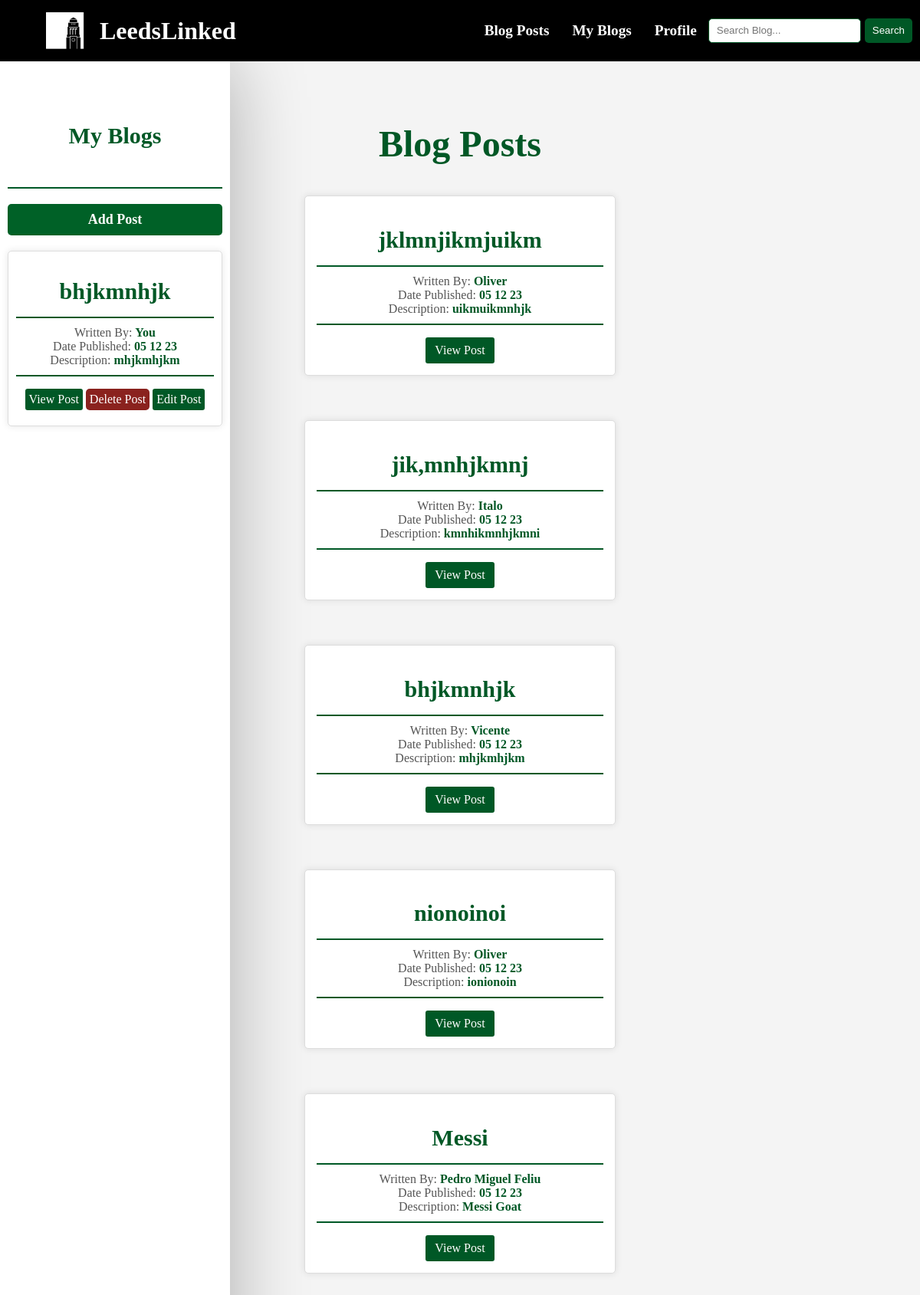
/blogPosts (signed in), run on the app's committed database.
### app/models.py (models this page shows, shortened)
class Posts(db.Model):
    id = db.Column(db.Integer, primary_key=True)
    title = db.Column(db.String(255))
    content = db.Column(db.Text())
    date_posted = db.Column(db.DateTime, default=datetime.utcnow)
    slug = db.Column(db.String(255))
    blogger_id = db.Column(
        db.Integer, db.ForeignKey("user.id"), nullable="False")
    blog_creator = db.relationship('User', back_populates='blogs_created')
    likes = db.relationship('User', secondary=post_like, backref='liked_posts')
    dislikes = db.relationship(
        'User', secondary=post_dislike, backref='disliked_posts')
    score = db.Column(db.Float)
    def calculate_score(self):
        like_weight = 1
        dislike_weight = -1
        recency_weight = -0.1
        score = (len(self.likes) * like_weight) + \
            (len(self.dislikes) * dislike_weight)
        if self.date_posted is not None:
            current_date = datetime.utcnow()
            days_difference = (current_date - self.date_posted).days
            if days_difference >= 10:
                recency_score = days_difference
            else:
                recency_score = recency_weight * days_difference
        else:
            recency_score = 0
        self.score = score + recency_score

class User(db.Model, UserMixin):
    id = db.Column(db.Integer, primary_key=True)
    username = db.Column(db.String(20), nullable=False, unique=True)
    password_hash = db.Column(db.String(128), nullable=False)
    name = db.Column(db.String(200), nullable=False)
    age = db.Column(db.Integer, nullable=True)
    nationality = db.Column(db.String(200), nullable=True)
    email = db.Column(db.String(120), nullable=False, unique=True)
    relationship_status = db.Column(db.String(120), nullable=True)
    student_bio = db.Column(db.Text(), nullable=True)
    major = db.Column(db.String(200), nullable=True)
    year_of_study = db.Column(db.Integer(), nullable=True)
    birthdate = db.Column(db.DateTime, nullable=True)
    linkedIn = db.Column(db.String(200), nullable=True)
    instagram = db.Column(db.String(200), nullable=True)
    snapchat = db.Column(db.String(200), nullable=True)
    viewd = db.relationship('Posts', secondary=user_post, backref='viewers')
    blogs_created = db.relationship('Posts', back_populates='blog_creator')

### app/views.py (the view)
@app.route('/blogPosts')
@login_required
def posts():
    all_posts = Posts.query.all()
    for post in all_posts:
        post.calculate_score()
    all_posts = Posts.query.order_by(desc(Posts.score)).all()
    user_posts = Posts.query.filter_by(
        blogger_id=current_user.id).order_by(desc(Posts.date_posted)).all()
    return render_template('blogPosts.html', posts=all_posts, user_posts=user_posts)

### app/forms.py
class SearchForm(FlaskForm):
    searched = StringField('searched', validators=[
                           DataRequired(message="Data Missing")])

### app/views.py (called while the page is built)
@login_manager.user_loader
def load_user(user_id):
    return User.query.get(int(user_id))

@app.context_processor
def base():
    form = SearchForm()
    return dict(form=form)

### app/templates/blogPosts.html (shortened to what this page needs)
<head>
    <link rel="stylesheet" href="../static/cssFiles/blogPosts.css">
</head>
<bod>
    {% extends 'base.html' %}
    {% block content %}
        <div class="content-container">
            <div class="main-content">
                <h2 class="second-header">Blog Posts</h2>
                {% if posts%}
                    {% for post in posts%}
                        <div class="blog-post">
                            <h2>{{post.title}}</h2>
                            <p class="blog-post-details">
                                Written By: <span>{{post.blog_creator.name}}</span><br/>
                                Date Published: <span>{{post.date_posted.strftime('%d %m %y')}}</span><br/>
                                Description: <span>{{post.slug}}</span>
                            </p>
                            <a href="{{ url_for('single_post', id=post.id)}}" class="viewBlog-post-button">View Post</a>
                        </div>
                        <br/>
                    {% endfor %}
                {%else%}
                    <div class="no-results">
                        <p>Ther are no blogs here yet....</p>
                        <p>Be the first one to post something</p>
                        <p>To learn more about LeedsLinked go to to the home page by clicking LeedsLinked and scrool down</p>
                    </div>
                {%endif%}
            </div>
            <div class="sidebar">
                <h3>My Blogs</h3>
                <a href="{{ url_for('add_post')}}" class="sidebar-add-post-button">Add Post</a>
                {% if user_posts%}
                    {% for user_post in user_posts%}
                        <div class="myBlog-post">
                            <h2>{{user_post.title}}</h2>
                            <p class="myBlog-post-details">
                                Written By: <span>You</span><br/>
                                Date Published: <span>{{user_post.date_posted.strftime('%d %m %y')}}</span><br/>
                                Description: <span>{{user_post.slug}}</span>
                            </p>
                            <a href="{{ url_for('single_post', id=user_post.id)}}" class="sidebar-viewBlog-post-button">View Post</a>
                            <a href="{{ url_for('delete_post', id=user_post.id)}}" class="sidebar-delete-post-button">Delete Post</a>
                            <a href="{{ url_for('edit_post', id=user_post.id)}}" class="sidebar-viewBlog-post-button">Edit Post</a>
                        </div>
                        <br/>
                    {% endfor %}
                    <br>
                    <br/>
                    <br/>
                {%else%}
                    <div class="no-results">
                        <p>It's a bit quite here...</p>
                        <p>Add some blog posts and start adding to the online community</p>
                        <p>To learn more about LeedsLinked go to to the home page by clicking LeedsLinked and scrool down</p>
                    </div>
                {%endif%}
            </div>
        </div>
    {% endblock %}

### app/static/cssFiles/blogPosts.css (style rules this page uses)
.content-container { display: flex; }
.main-content { flex: 3; padding: 20px; }
.blog-post { max-width: 35%; margin: 20px auto; padding: 15px; border: 1px solid #ddd; text-align: center; border-radius: 5px; background-color: #fff; box-shadow: 0 0 10px rgba(0, 0, 0, 0.1); overflow: hidden; text-overflow: ellipsis; }
.blog-post h2 { font-size: 30px; color: #005826; margin-bottom: 10px; }
.blog-post-details { padding: 10px; width: 100%; font-size: 16px; color: #555; border-bottom: 2px solid #005826; border-top: 2px solid #005826; }
.blog-post-details span { font-weight: bold; color: #005826; }
.viewBlog-post-button { display: inline-block; padding: 8px 12px; background-color: #005826; color: #fff; text-decoration: none; border: none; border-radius: 3px; cursor: pointer; transition: background-color 0.3s; }
.sidebar { order: -1; position: fixed; height: 100%; width: 25%; overflow-y: auto; padding: 10px; text-align: center; background-color: #ffffff; box-shadow: 0 0 100px rgba(0, 0, 0, 0.3); }
.sidebar h3 { font-size: 1.7em; color: #005826; border-bottom: 2px solid #005826; margin-bottom: 15px; padding-top: 40px; padding-bottom: 50px; font-size: 30px; }
.myBlog-post { padding: 10px; padding-bottom: 20px; border: 1px solid #ddd; text-align: center; border-radius: 5px; background-color: #fff; box-shadow: 0 0 10px rgba(0, 0, 0, 0.1); }
.myBlog-post h2 { font-size: 30px; color: #005826; margin-bottom: 10px; }
.sidebar-add-post-button { display: block; margin: 20px auto; padding: 10px; text-align: center; background-color: #008b3c; color: #fff; text-decoration: none; border: none; border-radius: 5px; font-size: 18px; font-weight: bold; cursor: pointer; transition: background-color 0.3s; }
.myBlog-post-details { padding: 10px; width: 100%; font-size: 16px; color: #555; border-bottom: 2px solid #005826; border-top: 2px solid #005826; }
.myBlog-post-details span { font-weight: bold; color: #005826; }
.sidebar-viewBlog-post-button { display: inline-block; padding: 5px; background-color: #005826; color: #fff; text-decoration: none; border: none; border-radius: 3px; cursor: pointer; transition: background-color 0.3s; }
.sidebar-delete-post-button { display: inline-block; padding: 5px; background-color: #8A221E; color: #fff; text-decoration: none; border: none; border-radius: 5px; cursor: pointer; font-size: 16px; transition: background-color 0.3s; }
.sidebar-add-post-button { display: block; margin: 20px auto; padding: 10px; text-align: center; background-color: #006127; color: #fff; text-decoration: none; border: none; border-radius: 5px; font-size: 18px; font-weight: bold; cursor: pointer; transition: background-color 0.3s; }

### app/static/cssFiles/navBar.css (style rules this page uses)
body { font-family: Georgia, 'Times New Roman', Times, serif; margin: 0; background-color: #f4f4f4; padding: 10vh 0 0; }
* { box-sizing: border-box; }
body { margin: 0; }
h2.second-header { text-align: center; color: #005826; margin-top: 60px; font-size: 3em; font-family: Georgia; }

### data on the page
Posts: title "jklmnjikmjuikm", blog_creator.name "Oliver", date_posted "05 12 23", slug "uikmuikmnhjk"
Posts: title "jik,mnhjkmnj", blog_creator.name "Italo", date_posted "05 12 23", slug "kmnhikmnhjkmni"
Posts: title "bhjkmnhjk", blog_creator.name "Vicente", date_posted "05 12 23", slug "mhjkmhjkm"
Posts: title "nionoinoi", blog_creator.name "Oliver", date_posted "05 12 23", slug "ionionoin"
Posts: title "Messi", blog_creator.name "Pedro Miguel Feliu", date_posted "05 12 23", slug "Messi Goat"
